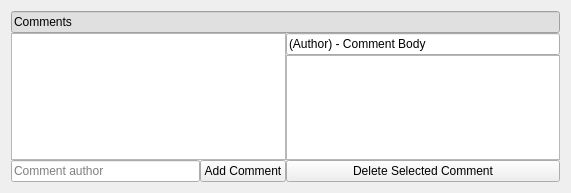
   <widget class="QWidget" name="verticalLayoutWidget_22">
    <property name="geometry">
     <rect>
      <x>0</x>
      <y>550</y>
      <width>571</width>
      <height>193</height>
     </rect>
    </property>
    <layout class="QVBoxLayout" name="verticalLayout_34">
     <property name="spacing">
      <number>0</number>
     </property>
     <item>
      <widget class="QLineEdit" name="com_lbl_comments">
       <property name="styleSheet">
        <string notr="true">QLineEdit { background-color: rgb(224,224,224) }</string>
       </property>
       <property name="text">
        <string>Comments</string>
       </property>
       <property name="readOnly">
        <bool>true</bool>
       </property>
      </widget>
     </item>
     <item>
      <layout class="QHBoxLayout" name="horizontalLayout_29">
       <item>
        <layout class="QVBoxLayout" name="verticalLayout_32">
         <property name="spacing">
          <number>0</number>
         </property>
         <item>
          <widget class="QTextEdit" name="com_inp_body">
           <property name="acceptRichText">
            <bool>false</bool>
           </property>
          </widget>
         </item>
         <item>
          <layout class="QHBoxLayout" name="horizontalLayout_27">
           <property name="spacing">
            <number>0</number>
           </property>
           <item>
            <widget class="QLineEdit" name="com_inp_author">
             <property name="placeholderText">
              <string>Comment author</string>
             </property>
            </widget>
           </item>
           <item>
            <widget class="QPushButton" name="com_btn_add">
             <property name="text">
              <string>Add Comment</string>
             </property>
            </widget>
           </item>
          </layout>
         </item>
        </layout>
       </item>
       <item>
        <layout class="QVBoxLayout" name="verticalLayout_33">
         <property name="spacing">
          <number>0</number>
         </property>
         <item>
          <layout class="QHBoxLayout" name="horizontalLayout_28">
           <property name="spacing">
            <number>0</number>
           </property>
           <item>
            <widget class="QLineEdit" name="com_lbl_format">
             <property name="text">
              <string>(Author) - Comment Body</string>
             </property>
            </widget>
           </item>
          </layout>
         </item>
         <item>
          <widget class="QListWidget" name="com_list_comments">
           <property name="toolTip">
            <string>List of comments. Format is (Author) - Comment body</string>
           </property>
          </widget>
         </item>
         <item>
          <widget class="QPushButton" name="com_btn_del">
           <property name="text">
            <string>Delete Selected Comment</string>
           </property>
          </widget>
         </item>
        </layout>
       </item>
      </layout>
     </item>
    </layout>
   </widget>
